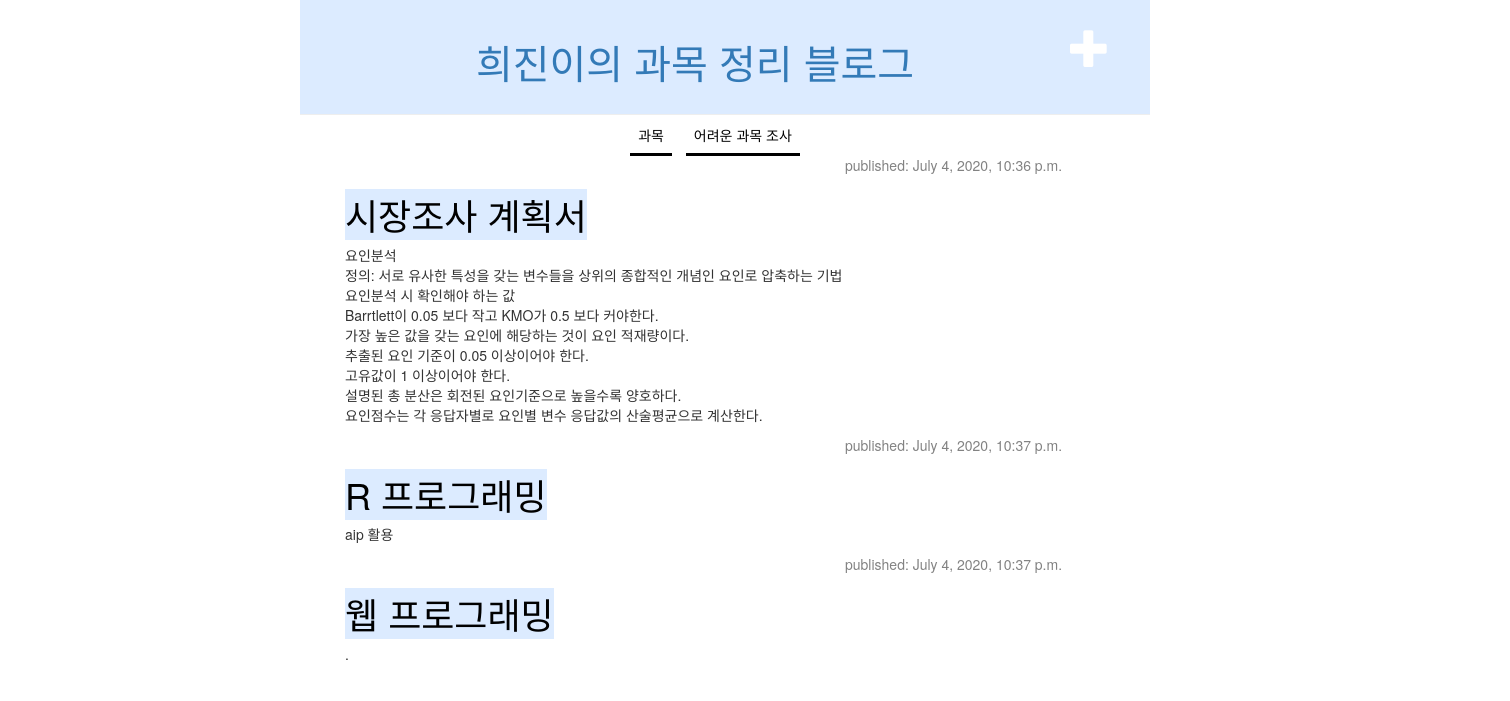
Before: / with the older database file.
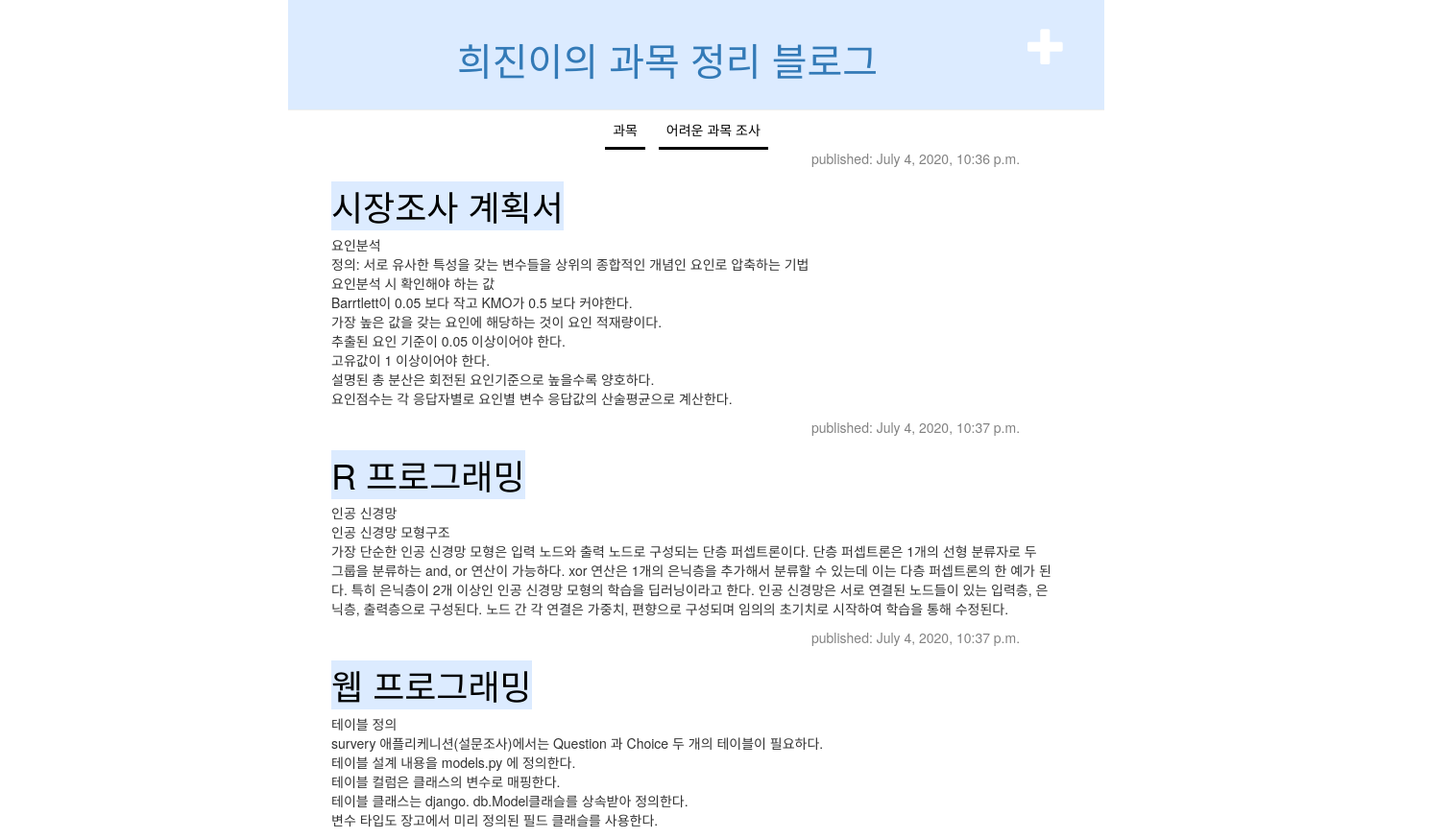
After: the same page with the newer database file.
### blog/models.py (models this page shows, shortened)
class Post(models.Model):
    author = models.ForeignKey(settings.AUTH_USER_MODEL, on_delete=models.CASCADE)
    title = models.CharField(max_length=200)
    text = models.TextField()
    created_date = models.DateTimeField(
            default=timezone.now)
    published_date = models.DateTimeField(
            blank=True, null=True)

### blog/views.py (the view)
# urls.py: path('', views.post_list, name='post_list'),
def post_list(request):
    posts = Post.objects.filter(published_date__lte=timezone.now()).order_by('published_date')
    return render(request, 'blog/post_list.html', {'posts': posts})

### blog/templates/blog/post_list.html (shortened to what this page needs)
<!DOCTYPE html>
{% extends 'blog/base.html' %}
{% load static %}
    {% block content %}
            {% for post in posts %}
                <div class="post">
                    <div class="date">
                        <p>published: {{ post.published_date }}</p>
                    </div>
                    <h1><a href="{% url 'post_detail' pk=post.pk %}">{{ post.title }}</a></h1>
                    <p>{{ post.text|linebreaksbr }}</p>
                </div>
            {% endfor %}
    {% endblock %}

### blog/templates/blog/base.html (shortened to what this page needs)
<!DOCTYPE html>
{% load static %}
<html>
    <head lang="en">
        <link rel="stylesheet" href="//maxcdn.bootstrapcdn.com/bootstrap/3.2.0/css/bootstrap.min.css">
        <link rel="stylesheet" href="//maxcdn.bootstrapcdn.com/bootstrap/3.2.0/css/bootstrap-theme.min.css">
        <link rel="stylesheet" href="{% static 'css/blog.css' %}">
    </head>
    <body>
        <div class="page-header">
            <a href="{% url 'post_new' %}" class="top-menu"><span class="glyphicon glyphicon-plus"></span></a>
            <h1><a href="/">희진이의 과목 정리 블로그</a></h1>
        </div>
        <nav>
        <div>
            <li><a href="/">과목</a></li>
            <li><a href="survey/">어려운 과목 조사</a></li>
        </div>
    </nav>
        <div class="content container">
            <div class="row">
                <div class="col-md-8">
                    {% block content %}
                    {% endblock %}
                </div>
            </div>
        </div>
    </body>
</html>

### blog/static/css/blog.css (style rules this page uses)
.page-header { background-color: #DCEBFF; margin-top: 0; margin-right:500; margin-bottom:0; margin-left:300px; width: 850px; padding: 20px; text-align: center; }
.page-header h1, .page-header h1 a, .page-header h1 a:visited, .page-header h1 a:active { font-size: 30pt; text-decoration: none; }
.content { margin-left:330px; }
.date { color: #828282; margin-left:500px; }
.top-menu, .top-menu:hover, .top-menu:visited { color: #ffffff; float: right; font-size: 30pt; margin-right: 20px; }
.post { margin-bottom: 10px; }
.post h1 a, .post h1 a:visited { color: #000000; background-color: #DCEBFF; }
nav { width: 850px; height: 40px; text-align: center; color: black; padding: 10px 0px 20px 580px; }
nav li { display: inline; padding: 5px; }
nav a { text-decoration: none; color: black; padding: 8px; border-style: hidden hidden solid hidden }

Changed rows visible on the page:
changed Post "R 프로그래밍": text "aip 활용" → "인공 신경망 인공 신경망 모형구조 가장 단순한 인공 신경망 모형은 입력 노드와 출력 노드로 구성되는 단층 퍼셉트론이다. 단층 퍼셉트론은 1개의 선형 분류자로 두 그룹을 분류하는 and, or 연산이 가능하다. xor 연산은 1개의 은닉층을 추가해서 분류할 수 있는데 이는 다층 퍼셉트론의 한 예가 된다. 특히 은닉층이 2개 이상인 인공 신경망 모형의 학습을 딥러닝이라고 한다. 인공 신경망은 서로 연결된 노드들이 있는 입력층, 은닉층, 출력층으로 구성된다. 노드 간 각 연결은 가중치, 편향으로 구성되며 임의의 초기치로 시작하여 학습을 통해 수정된다."
changed Post "웹 프로그래밍": text "." → "테이블 정의 survery 애플리케니션(설문조사)에서는 Question 과 Choice 두 개의 테이블이 필요하다. 테이블 설계 내용을 models.py 에 정의한다. 테이블 컬럼은 클래스의 변수로 매핑한다. 테이블 클래스는 django. db.Model클래슬를 상속받아 정의한다. 변수 타입도 장고에서 미리 정의된 필드 클래슬를 사용한다."
